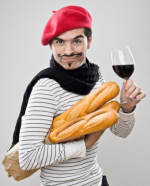
#> input picture media/baguette-man-low-res.png, 150 x 186 px
$ python 3d_image.py
#> lines starting #> are read from the running program, lines starting #| are printed output that depends on the picture
### common.py
from sys import argv
from os import path
import matplotlib.image as mpimg
import numpy as np


def image_input():
    if len(argv) > 1:
        file_path = argv[1]
    else:
        file_path = ''
    while not path.exists(file_path):
        file_path = input('Input image path > ')
#> this loop made 1 pass; the answer given on pass 1: media/baguette-man-low-res.png
    return mpimg.imread(file_path)
#> returned value is the input picture: shape (186, 150, 3) float32; mean R, G, B 0.744, 0.68, 0.651


def rgb_to_gray(rgb):
    return np.dot(rgb[..., :3], [0.299, 0.587, 0.144])
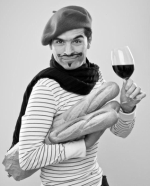
#> returned value: shape (186, 150) float64; min 0.004, max 1.02, mean 0.715; drawn with min black and max white

### 3d_image.py
from common import image_input, rgb_to_gray
from mpl_toolkits.mplot3d import Axes3D
import matplotlib.pyplot as plt
import numpy as np
from matplotlib import animation


plt.style.use('dark_background')


img = rgb_to_gray(image_input())

ny, nx = img.shape
#> ny = 186; nx = 150
x = np.linspace(0, nx, nx)
#> x = 150 values from 0 to 150
y = np.linspace(0, ny, ny)
#> y = 186 values from 0 to 186
xv, yv = np.meshgrid(x, y)

fig = plt.figure()
#> (the run stopped early here; a loop or call above may not have finished)
